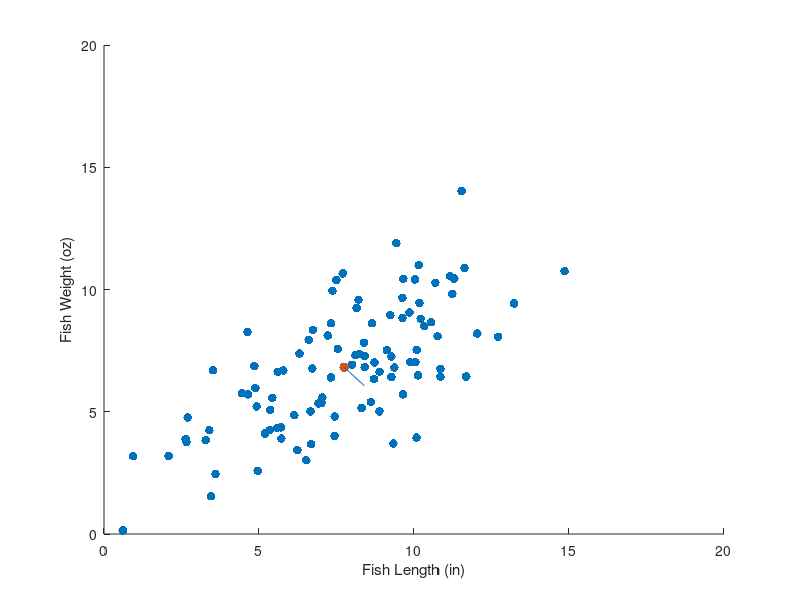

Write the MATLAB code that produced this figure. (Note: this script raises an error after producing the figure.)
close all
clear all
clc

[f_id, f_length, f_weight] = textread('Rock_bass_data(1).txt', '%f%f%f', 'headerlines', 1);

x1m = mean(f_length);
x2m = mean(f_weight);

f0 = figure('Name', 'Preliminary Stats');
mksz = 40; %increased MarkerSize to 40, 20 seemed a little too small

h0 = scatter(f_length, f_weight, mksz, 'blue', 'filled');

hold on

h1 = scatter(x1m, x2m, mksz + 10, 'red', 'filled'); %increased MarkerSize to 80, 20 was smaller than surrounding dots

% legend('Data', 'Centroid')
xlabel('Fish Length (in)')
ylabel('Fish Weight (oz)')

hold on

xm_tot = [x1m x2m];
xm_m = repmat(xm_tot, length(f_id), 1);

a1 = [f_length f_weight];


%deviation matrix
D = a1 - xm_m;

%sample covariance
%s_n = (1/(n-1))D'D
%cov(f_length, f_weight)

S = 1/(100-1) * D' * D;

%Pearson correlation coefficient
%R = G (D'D) G
%G = [ 1/||d1|| 0; 0 1/||d2||
%R = corrcoef(f_length, f_weight)
D1s = D(:,1).*D(:,1);
D1p = sqrt(sum(D1s));
D2s = D(:,2).*D(:,2);
D2p = sqrt(sum(D2s));

G = [1/D1p 0; 0 1/D2p];
R = G * (D' * D) * G;

%Echo x1m, x2m, D, S, R

%% Part B
%eig
[V, LAMBDA] = eig(S);

ev1 = line([x1m V(1,1)+x1m   ], [x2m V(2,1)+x2m  ]);
ev1.Color = 'm';
ev2 = line([x1m V(1,2)+x1m   ], [x2m V(2,2)+x2m  ]);
ev2.Color = 'b';

hold on

%inverse covariance matrix
S_inv = inv(S);

%Echo V, LAMBDA, S_inv

%% Part C
%statistical distance squared

my_distances = 0.2429 .* D(:,1).^2 - 0.3708 .* D(:,1) .* D(:,2) + 0.2993 .* (D(:,2).^2);


theta = 0:2*pi/360:2*pi;
eqn = 0.2429.*(cos(theta)).^2 + 0.2993.*(sin(theta)).^2 - 0.3708.*cos(theta).*sin(theta);
r = sqrt(5.99./eqn);
xc3 = r.*cos(theta) + x1m;
yc3 = r.*sin(theta) + x2m;

el2 = patch([xc3], [yc3], length(theta), 'LineStyle', ':');
el2.FaceAlpha = 0;

lgd = legend('Data', 'Centroid', 'Eigenvector', 'Eigenvector', 'Elliptical Fence' );
lgd.Location = 'northwest';
title('Fish Data')
% hold on
% e12.LineStyle = ':';
% e12.EdgeColor = 'none';

%0.95
disp('I have picked 0.05 for the alpha value');
disp('From the chi-sqare table, the critical c_squared is = 5.99');

f1 = figure('Name', 'Historgram of Statistical Distance');

[occurrences, bin_centers] = hist(my_distances, [0:0.5:10]);
h2 = bar(bin_centers, occurrences,0.4);
axis([0 10 0 25]);
grid on;
ylabel('Occurences');
xlabel('(Statistical Distance)^2 from centroid');
title('Distance Bins');

%% Part D
out_ind = find(my_distances > 5.99);

out_fid = f_id(out_ind);
f2 = figure('Name', 'Hist3D');
nbinx = 15;
nbiny = 15;
hist3([f_length f_weight], 'Nbins', [nbinx,nbiny])
xlabel('Fish Length (in)')
ylabel('Fish Weight (oz)')
title('3D Histogram of Fish Length and Fish Weight')


%% Echo
%Echo x1m, x2m, D, S, R

diary vj_prob1.txt
echo on

%x1 mean
x1m

%x2 mean
x2m

%Deviation Matrix D
D

%Sample Covariance
S

%Pearson Correlation Coefficient Matrix R
R

%V
V

%LAMBDA
LAMBDA

%Covariance inverse S^-1
S_inv

%Distance Values
my_distances

disp('I have picked 0.05 for the alpha value');
disp('From the chi-sqare table, the critical c_squared is = 5.99');

%outlier f_id
out_fid

echo off

